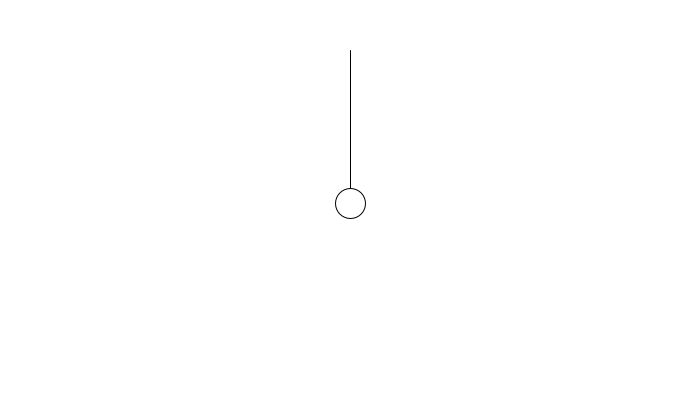
Frame 1 (no input)
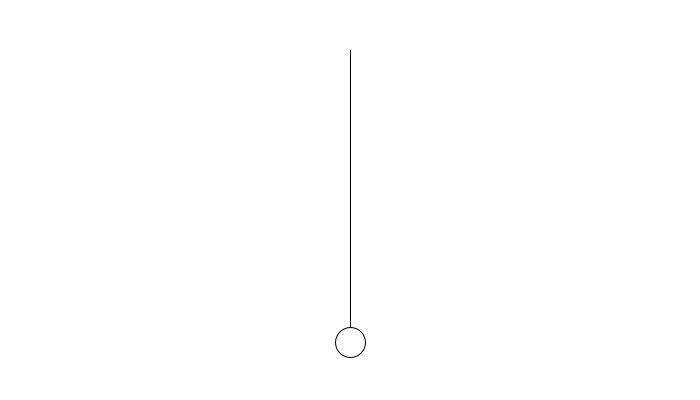
Frame 60 (the mouse pressed at the canvas centre just before this capture)
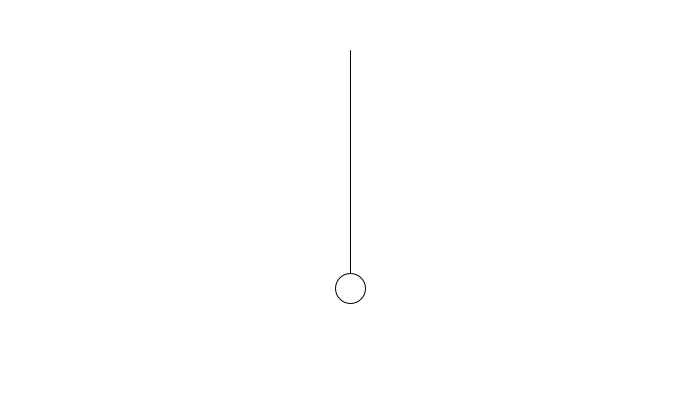
Frame 120 (the mouse held since frame 60 and released just before this capture)

The Processing sketch that drew these frames (run headless with seeded random() and noise(); from frame 60 on, the mouse is pressed at the canvas centre):

// Processing sketch: N03_bob
// ── N03_bob.pde
float period;
float amplitude;

void setup() {
  size(700, 400);
  smooth();

  period = 300;
  amplitude = 150;
}

void draw() {
  background(255);

  float y = amplitude * sin(TWO_PI * frameCount / period);
  float y_pos = y + height/2;

  line(width/2, 50, width/2, y_pos);
  ellipse(width/2, y_pos, 30, 30);
}
